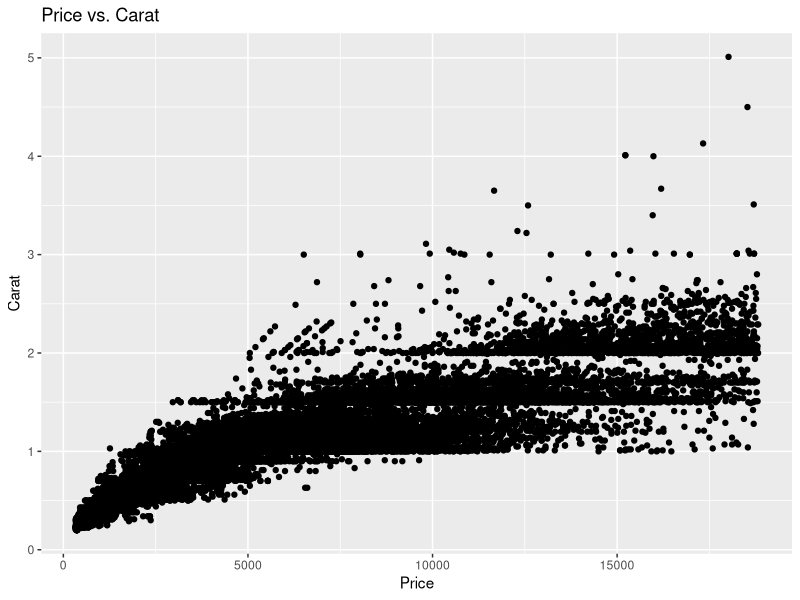

Recreate this plot in R.
library(tidyverse)

ggplot(data = diamonds, aes(x = carat, y = price)) +
  coord_flip() +
  geom_point() +
  xlab("Carat") +
  ylab("Price") +
  ggtitle("Price vs. Carat")
  #New line - Rohan
  #Newline - branch created "ruban"